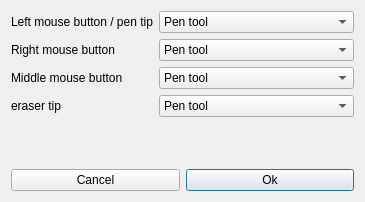
<?xml version="1.0" encoding="UTF-8"?>
<ui version="4.0">
 <class>SettingsDialog</class>
 <widget class="QDialog" name="SettingsDialog">
  <property name="geometry">
   <rect>
    <x>0</x>
    <y>0</y>
    <width>365</width>
    <height>202</height>
   </rect>
  </property>
  <property name="windowTitle">
   <string>Settings</string>
  </property>
  <layout class="QGridLayout" name="gridLayout">
   <item row="0" column="0">
    <layout class="QFormLayout" name="formLayout">
     <item row="0" column="0">
      <widget class="QLabel" name="label">
       <property name="text">
        <string>Left mouse button / pen tip</string>
       </property>
      </widget>
     </item>
     <item row="0" column="1">
      <widget class="QComboBox" name="comboBox">
       <item>
        <property name="text">
         <string>Pen tool</string>
        </property>
       </item>
       <item>
        <property name="text">
         <string>Select tool</string>
        </property>
       </item>
       <item>
        <property name="text">
         <string>Hand tool</string>
        </property>
       </item>
       <item>
        <property name="text">
         <string>Eraser tool</string>
        </property>
       </item>
       <item>
        <property name="text">
         <string>Ruler tool</string>
        </property>
       </item>
       <item>
        <property name="text">
         <string>Rectangle tool</string>
        </property>
       </item>
       <item>
        <property name="text">
         <string>Rectangle select tool</string>
        </property>
       </item>
       <item>
        <property name="text">
         <string>Circle tool</string>
        </property>
       </item>
       <item>
        <property name="text">
         <string>Quick menu</string>
        </property>
       </item>
      </widget>
     </item>
     <item row="1" column="1">
      <widget class="QComboBox" name="comboBox_4">
       <item>
        <property name="text">
         <string>Pen tool</string>
        </property>
       </item>
       <item>
        <property name="text">
         <string>Select tool</string>
        </property>
       </item>
       <item>
        <property name="text">
         <string>Hand tool</string>
        </property>
       </item>
       <item>
        <property name="text">
         <string>Eraser tool</string>
        </property>
       </item>
       <item>
        <property name="text">
         <string>Ruler tool</string>
        </property>
       </item>
       <item>
        <property name="text">
         <string>Rectangle tool</string>
        </property>
       </item>
       <item>
        <property name="text">
         <string>Rectangle select tool</string>
        </property>
       </item>
       <item>
        <property name="text">
         <string>Circle tool</string>
        </property>
       </item>
       <item>
        <property name="text">
         <string>Quick menu</string>
        </property>
       </item>
      </widget>
     </item>
     <item row="2" column="1">
      <widget class="QComboBox" name="comboBox_3">
       <item>
        <property name="text">
         <string>Pen tool</string>
        </property>
       </item>
       <item>
        <property name="text">
         <string>Select tool</string>
        </property>
       </item>
       <item>
        <property name="text">
         <string>Hand tool</string>
        </property>
       </item>
       <item>
        <property name="text">
         <string>Eraser tool</string>
        </property>
       </item>
       <item>
        <property name="text">
         <string>Ruler tool</string>
        </property>
       </item>
       <item>
        <property name="text">
         <string>Rectangle tool</string>
        </property>
       </item>
       <item>
        <property name="text">
         <string>Rectangle select tool</string>
        </property>
       </item>
       <item>
        <property name="text">
         <string>Circle tool</string>
        </property>
       </item>
       <item>
        <property name="text">
         <string>Quick menu</string>
        </property>
       </item>
      </widget>
     </item>
     <item row="3" column="1">
      <widget class="QComboBox" name="comboBox_2">
       <item>
        <property name="text">
         <string>Pen tool</string>
        </property>
       </item>
       <item>
        <property name="text">
         <string>Select tool</string>
        </property>
       </item>
       <item>
        <property name="text">
         <string>Hand tool</string>
        </property>
       </item>
       <item>
        <property name="text">
         <string>Eraser tool</string>
        </property>
       </item>
       <item>
        <property name="text">
         <string>Ruler tool</string>
        </property>
       </item>
       <item>
        <property name="text">
         <string>Rectangle tool</string>
        </property>
       </item>
       <item>
        <property name="text">
         <string>Rectangle select tool</string>
        </property>
       </item>
       <item>
        <property name="text">
         <string>Circle tool</string>
        </property>
       </item>
       <item>
        <property name="text">
         <string>Quick menu</string>
        </property>
       </item>
      </widget>
     </item>
     <item row="1" column="0">
      <widget class="QLabel" name="label_2">
       <property name="text">
        <string>Right mouse button</string>
       </property>
      </widget>
     </item>
     <item row="2" column="0">
      <widget class="QLabel" name="label_3">
       <property name="text">
        <string>Middle mouse button</string>
       </property>
      </widget>
     </item>
     <item row="3" column="0">
      <widget class="QLabel" name="label_4">
       <property name="text">
        <string>eraser tip</string>
       </property>
      </widget>
     </item>
    </layout>
   </item>
   <item row="1" column="0">
    <layout class="QHBoxLayout" name="horizontalLayout">
     <item>
      <widget class="QPushButton" name="cancelButton">
       <property name="text">
        <string>Cancel</string>
       </property>
       <property name="autoDefault">
        <bool>false</bool>
       </property>
      </widget>
     </item>
     <item>
      <widget class="QPushButton" name="pushButton">
       <property name="text">
        <string>Ok</string>
       </property>
       <property name="autoDefault">
        <bool>false</bool>
       </property>
       <property name="default">
        <bool>true</bool>
       </property>
      </widget>
     </item>
    </layout>
   </item>
  </layout>
 </widget>
 <tabstops>
  <tabstop>comboBox</tabstop>
  <tabstop>comboBox_4</tabstop>
  <tabstop>comboBox_3</tabstop>
  <tabstop>comboBox_2</tabstop>
  <tabstop>cancelButton</tabstop>
  <tabstop>pushButton</tabstop>
 </tabstops>
 <resources/>
 <connections>
  <connection>
   <sender>cancelButton</sender>
   <signal>clicked()</signal>
   <receiver>SettingsDialog</receiver>
   <slot>close()</slot>
   <hints>
    <hint type="sourcelabel">
     <x>133</x>
     <y>173</y>
    </hint>
    <hint type="destinationlabel">
     <x>255</x>
     <y>100</y>
    </hint>
   </hints>
  </connection>
 </connections>
</ui>
